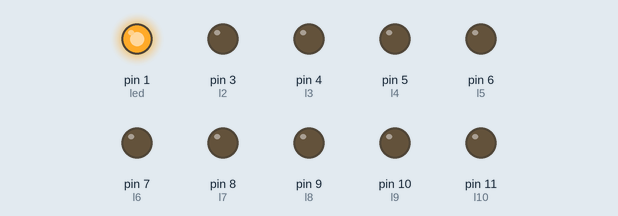
Bench run of a sketch on a simulated Arduino Uno, built with avr-gcc and run on an emulated ATmega328P. On the bench: output pins drawn as LEDs (lit = HIGH).

Above: at 0.1 s.
At 4.6 s:
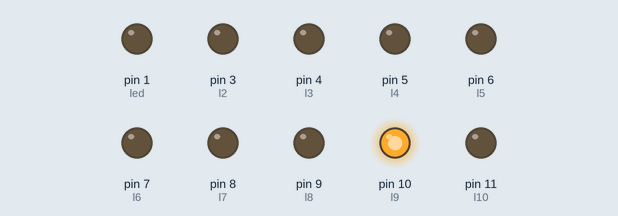
At 10.6 s:
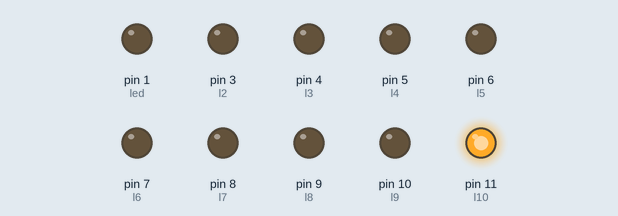
At 20.1 s:
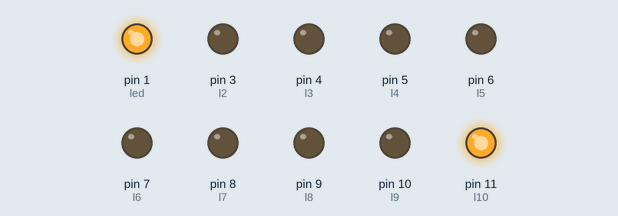
At 29.1 s:
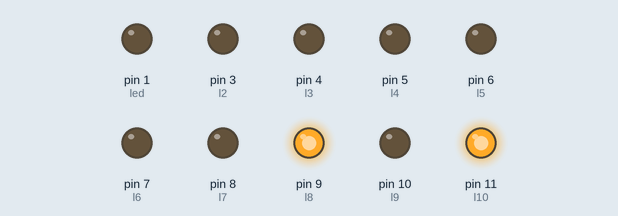
At 39.75 s:
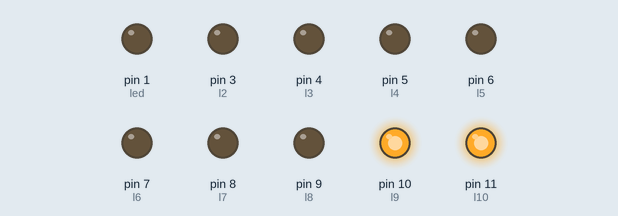
Timing chart, 0 to 40.0 s (numbered marks = the images above):
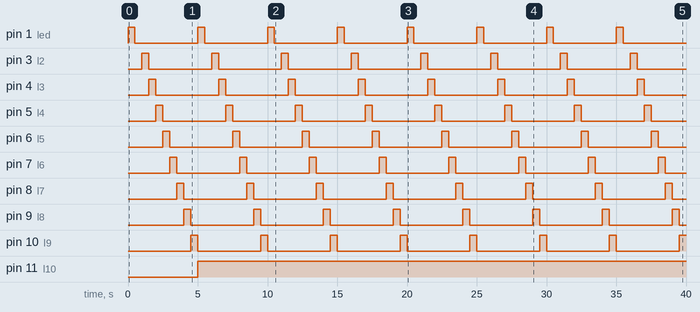

The sketch:

led.ino
```cpp
int led=1;
int l1=2;
int l2=3;
int l3=4;
int l4=5;
int l5=6;
int l6=7;
int l7=8;
int l8=9;
int l9=10;
int l10=11;


void setup() {
  pinMode(led,1);
  pinMode(l2,1);
  pinMode(l3,1);
  pinMode(l4,1);
  pinMode(l5,1);
  pinMode(l6,1);
  pinMode(l7,1);
  pinMode(l8,1);
  pinMode(l9,1);
  pinMode(l10,1);
}

void loop() {
  digitalWrite(led,1);
  delay(500);
  digitalWrite(led,0);
  digitalWrite(l1,1);
  delay(500);
  digitalWrite(l1,0);
  digitalWrite(l2,1);
  delay(500);
  digitalWrite(l2,0);
  digitalWrite(l3,1);
  delay(500);
  digitalWrite(l3,0);
  digitalWrite(l4,1);
  delay(500);
  digitalWrite(l4,0);
  digitalWrite(l5,1);
  delay(500);
  digitalWrite(l5,0);
  digitalWrite(l6,1);
  delay(500);
  digitalWrite(l6,0);
  digitalWrite(l7,1);
  delay(500);
  digitalWrite(l7,0);
  digitalWrite(l8,1);
  delay(500);
  digitalWrite(l8,0);
  digitalWrite(l9,1);
  delay(500);
  digitalWrite(l9,0);
  digitalWrite(l10,1);


  // put your main code here, to run repeatedly:

}
```

Measured:
- by itself, pin 11 (l10): LOW → HIGH at 5.0 s
- by itself, pin 1 (led), pin 3 (l2), pin 4 (l3), pin 5 (l4), pin 6 (l5), pin 7 (l6), pin 8 (l7), pin 9 (l8), pin 10 (l9): alternates HIGH for 0.50 s and LOW for 4.5 s
